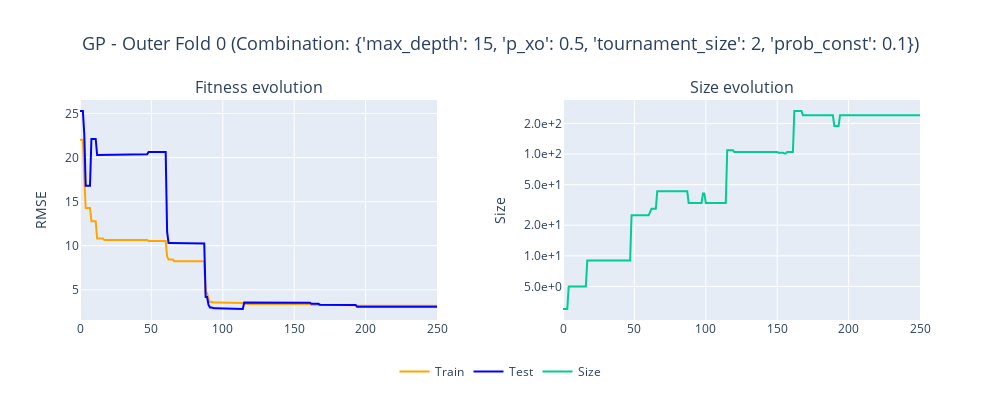
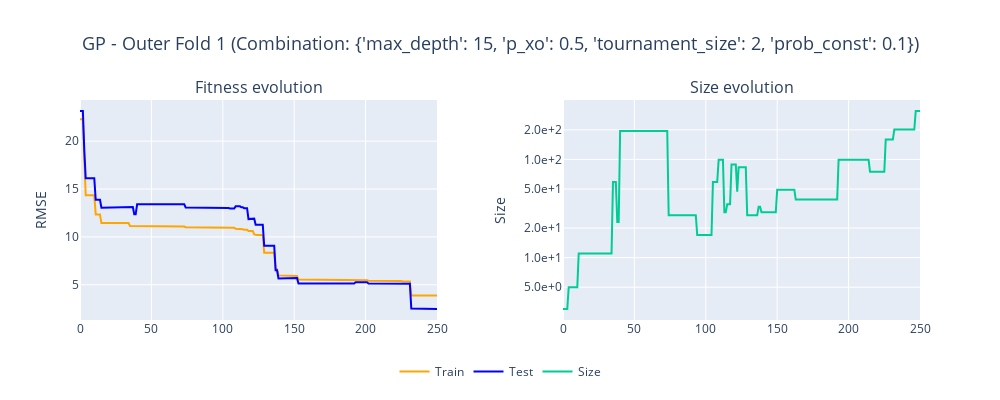
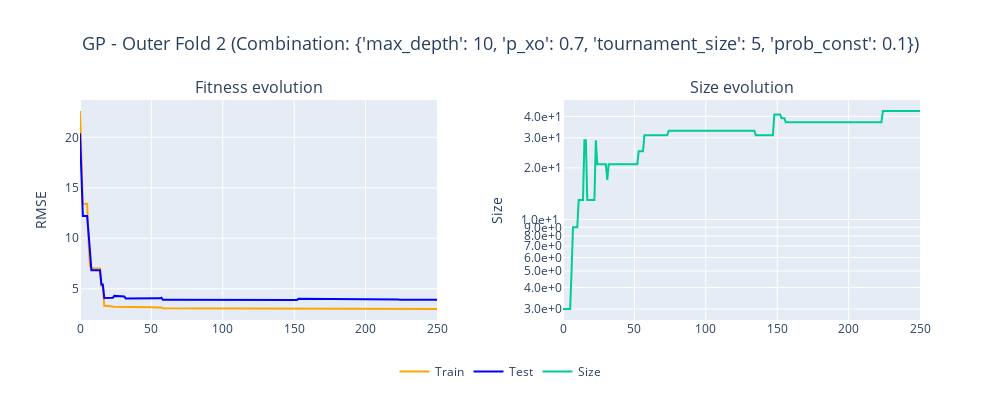
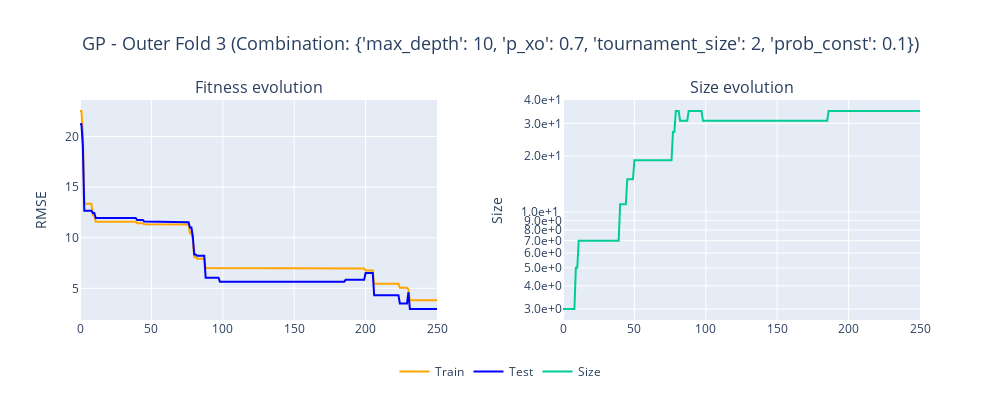

Notebook code cell kept with these figures, in order:
### Code cell
fit_and_size_per_outer(k_outer=10, model_name=MODEL_NAME)

### Figure 1 — Plotly figure (JSON) as saved in the notebook; plotly's stock layout.template omitted (floating-point values rounded to 4 significant figures; data arrays with more than 128 entries replaced by an {"elided": "..."} marker saying what was removed)
{"data": [{"line": {"color": "orange"}, "mode": "lines", "name": "Train", "type": "scatter", "xaxis": "x", "y": {"elided": "251 float values"}, "yaxis": "y"}, {"line": {"color": "blue"}, "mode": "lines", "name": "Test", "type": "scatter", "xaxis": "x", "y": {"elided": "251 float values"}, "yaxis": "y"}, {"mode": "lines", "name": "Size", "type": "scatter", "xaxis": "x2", "y": {"elided": "251 int values"}, "yaxis": "y2"}], "layout": {"annotations": [{"font": {"size": 16}, "showarrow": false, "text": "Fitness evolution", "x": 0.2125, "xanchor": "center", "xref": "paper", "y": 1, "yanchor": "bottom", "yref": "paper"}, {"font": {"size": 16}, "showarrow": false, "text": "Size evolution", "x": 0.7875, "xanchor": "center", "xref": "paper", "y": 1, "yanchor": "bottom", "yref": "paper"}], "height": 400, "legend": {"orientation": "h", "x": 0.5, "xanchor": "center", "y": -0.3, "yanchor": "bottom"}, "margin": {"t": 100}, "showlegend": true, "title": {"font": {"size": 18}, "text": "GP - Outer Fold 0 (Combination: {'max_depth': 15, 'p_xo': 0.5, 'tournament_size': 2, 'prob_const': 0.1})", "x": 0.5}, "width": 1000, "xaxis": {"anchor": "y", "domain": [0, 0.425]}, "xaxis2": {"anchor": "y2", "domain": [0.575, 1]}, "yaxis": {"anchor": "x", "domain": [0, 1], "range": [0, null], "title": {"text": "RMSE"}}, "yaxis2": {"anchor": "x2", "domain": [0, 1], "exponentformat": "power", "tickformat": ".1e", "title": {"text": "Size"}, "type": "log"}}}

### Figure 2 — Plotly figure (JSON) as saved in the notebook; plotly's stock layout.template omitted (floating-point values rounded to 4 significant figures; data arrays with more than 128 entries replaced by an {"elided": "..."} marker saying what was removed)
{"data": [{"line": {"color": "orange"}, "mode": "lines", "name": "Train", "type": "scatter", "xaxis": "x", "y": {"elided": "251 float values"}, "yaxis": "y"}, {"line": {"color": "blue"}, "mode": "lines", "name": "Test", "type": "scatter", "xaxis": "x", "y": {"elided": "251 float values"}, "yaxis": "y"}, {"mode": "lines", "name": "Size", "type": "scatter", "xaxis": "x2", "y": {"elided": "251 int values"}, "yaxis": "y2"}], "layout": {"annotations": [{"font": {"size": 16}, "showarrow": false, "text": "Fitness evolution", "x": 0.2125, "xanchor": "center", "xref": "paper", "y": 1, "yanchor": "bottom", "yref": "paper"}, {"font": {"size": 16}, "showarrow": false, "text": "Size evolution", "x": 0.7875, "xanchor": "center", "xref": "paper", "y": 1, "yanchor": "bottom", "yref": "paper"}], "height": 400, "legend": {"orientation": "h", "x": 0.5, "xanchor": "center", "y": -0.3, "yanchor": "bottom"}, "margin": {"t": 100}, "showlegend": true, "title": {"font": {"size": 18}, "text": "GP - Outer Fold 1 (Combination: {'max_depth': 15, 'p_xo': 0.5, 'tournament_size': 2, 'prob_const': 0.1})", "x": 0.5}, "width": 1000, "xaxis": {"anchor": "y", "domain": [0, 0.425]}, "xaxis2": {"anchor": "y2", "domain": [0.575, 1]}, "yaxis": {"anchor": "x", "domain": [0, 1], "range": [0, null], "title": {"text": "RMSE"}}, "yaxis2": {"anchor": "x2", "domain": [0, 1], "exponentformat": "power", "tickformat": ".1e", "title": {"text": "Size"}, "type": "log"}}}

### Figure 3 — Plotly figure (JSON) as saved in the notebook; plotly's stock layout.template omitted (floating-point values rounded to 4 significant figures; data arrays with more than 128 entries replaced by an {"elided": "..."} marker saying what was removed)
{"data": [{"line": {"color": "orange"}, "mode": "lines", "name": "Train", "type": "scatter", "xaxis": "x", "y": {"elided": "251 float values"}, "yaxis": "y"}, {"line": {"color": "blue"}, "mode": "lines", "name": "Test", "type": "scatter", "xaxis": "x", "y": {"elided": "251 float values"}, "yaxis": "y"}, {"mode": "lines", "name": "Size", "type": "scatter", "xaxis": "x2", "y": {"elided": "251 int values"}, "yaxis": "y2"}], "layout": {"annotations": [{"font": {"size": 16}, "showarrow": false, "text": "Fitness evolution", "x": 0.2125, "xanchor": "center", "xref": "paper", "y": 1, "yanchor": "bottom", "yref": "paper"}, {"font": {"size": 16}, "showarrow": false, "text": "Size evolution", "x": 0.7875, "xanchor": "center", "xref": "paper", "y": 1, "yanchor": "bottom", "yref": "paper"}], "height": 400, "legend": {"orientation": "h", "x": 0.5, "xanchor": "center", "y": -0.3, "yanchor": "bottom"}, "margin": {"t": 100}, "showlegend": true, "title": {"font": {"size": 18}, "text": "GP - Outer Fold 2 (Combination: {'max_depth': 10, 'p_xo': 0.7, 'tournament_size': 5, 'prob_const': 0.1})", "x": 0.5}, "width": 1000, "xaxis": {"anchor": "y", "domain": [0, 0.425]}, "xaxis2": {"anchor": "y2", "domain": [0.575, 1]}, "yaxis": {"anchor": "x", "domain": [0, 1], "range": [0, null], "title": {"text": "RMSE"}}, "yaxis2": {"anchor": "x2", "domain": [0, 1], "exponentformat": "power", "tickformat": ".1e", "title": {"text": "Size"}, "type": "log"}}}

### Figure 4 — Plotly figure (JSON) as saved in the notebook; plotly's stock layout.template omitted (floating-point values rounded to 4 significant figures; data arrays with more than 128 entries replaced by an {"elided": "..."} marker saying what was removed)
{"data": [{"line": {"color": "orange"}, "mode": "lines", "name": "Train", "type": "scatter", "xaxis": "x", "y": {"elided": "251 float values"}, "yaxis": "y"}, {"line": {"color": "blue"}, "mode": "lines", "name": "Test", "type": "scatter", "xaxis": "x", "y": {"elided": "251 float values"}, "yaxis": "y"}, {"mode": "lines", "name": "Size", "type": "scatter", "xaxis": "x2", "y": {"elided": "251 int values"}, "yaxis": "y2"}], "layout": {"annotations": [{"font": {"size": 16}, "showarrow": false, "text": "Fitness evolution", "x": 0.2125, "xanchor": "center", "xref": "paper", "y": 1, "yanchor": "bottom", "yref": "paper"}, {"font": {"size": 16}, "showarrow": false, "text": "Size evolution", "x": 0.7875, "xanchor": "center", "xref": "paper", "y": 1, "yanchor": "bottom", "yref": "paper"}], "height": 400, "legend": {"orientation": "h", "x": 0.5, "xanchor": "center", "y": -0.3, "yanchor": "bottom"}, "margin": {"t": 100}, "showlegend": true, "title": {"font": {"size": 18}, "text": "GP - Outer Fold 3 (Combination: {'max_depth': 10, 'p_xo': 0.7, 'tournament_size': 2, 'prob_const': 0.1})", "x": 0.5}, "width": 1000, "xaxis": {"anchor": "y", "domain": [0, 0.425]}, "xaxis2": {"anchor": "y2", "domain": [0.575, 1]}, "yaxis": {"anchor": "x", "domain": [0, 1], "range": [0, null], "title": {"text": "RMSE"}}, "yaxis2": {"anchor": "x2", "domain": [0, 1], "exponentformat": "power", "tickformat": ".1e", "title": {"text": "Size"}, "type": "log"}}}
